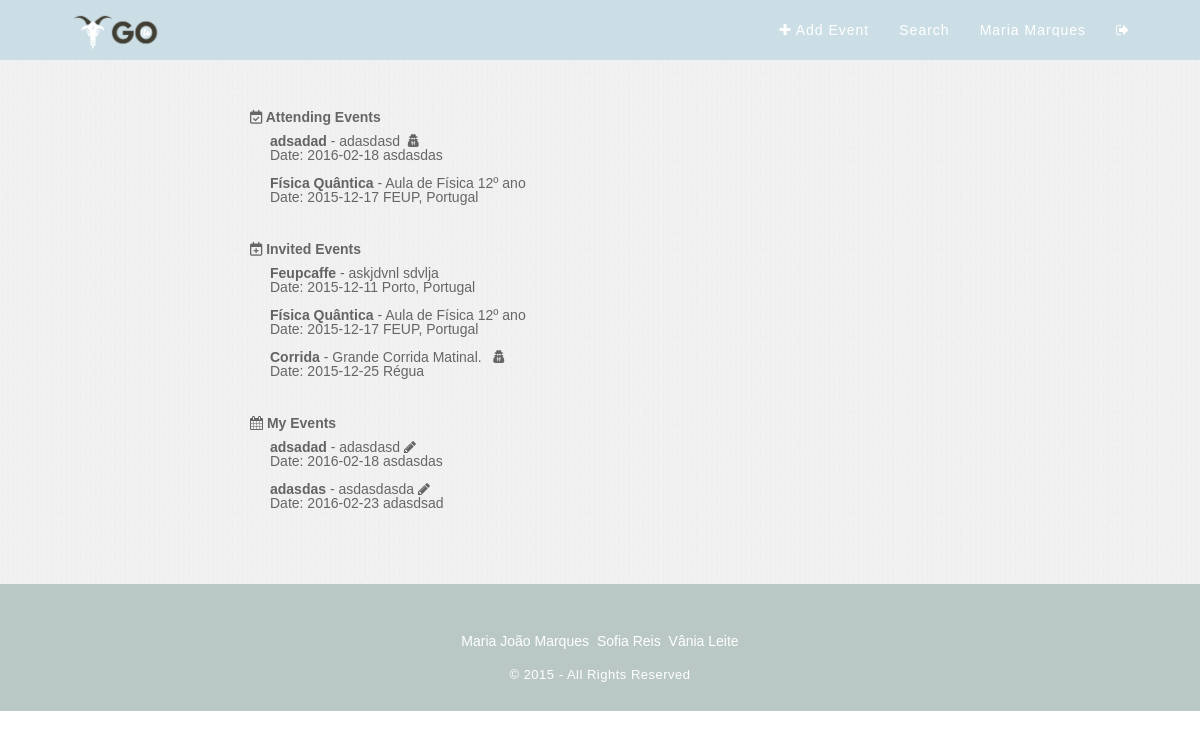
/?pagina=userPage (signed in), run on the app's committed database.
### tables this page shows
CREATE TABLE "Event" (
	`idEvent`	INTEGER PRIMARY KEY AUTOINCREMENT,
	`name`	TEXT NOT NULL,
	`description`	TEXT NOT NULL,
	`idImage`	INTEGER,
	`idType`	INTEGER,
	`date`	TEXT NOT NULL,
	`idUser`	INTEGER NOT NULL,
	`public`	INTEGER DEFAULT 0,
	`local`	TEXT
);

### php/loadEvent.php (called while the page is built, shortened)
<?
try {
  $db = new PDO('sqlite:./db/dboltw.db');
  $db->setAttribute(PDO::ATTR_ERRMODE, PDO::ERRMODE_EXCEPTION);
} catch (PDOException $e) {
    print "Error!: " . $e->getMessage() . "<br/>";
    die();
}
function getEventInfo($id){
  try{
    global $db;
    $stmt=$db->prepare("SELECT * FROM Event WHERE idEvent=:event_id");
    $stmt->bindValue(':event_id',$id,PDO::PARAM_STR);
    $found=$stmt->execute();
    $columns=$stmt->fetch();
    return $columns;
  }catch(PDOException $e){
    if(isset($_SESSION['user_id'])){
      $log=$e->getMessage()." ___Date=".date("Y-m-d")." ___ idUser=".$_SESSION['user_id'].PHP_EOL;
    }else{
      $log=$e->getMessage()." ___Date= ".date("Y-m-d")."\n";
    }
    error_log($log,3,"../error.log");
    return -1;
  }
}
function getEventGo($id){
  try{
    global $db;
    $stmt=$db->prepare("SELECT * FROM EventGo WHERE idUser=:id");
    $stmt->bindValue(':id',$id);
    $query = $stmt->execute();
    $result= $stmt->fetchAll();
    return $result;
  }
  catch(PDOException $e){
    if(isset($_SESSION['user_id'])){
      $log=$e->getMessage()." ___Date=".date("Y-m-d")." ___ idUser=".$_SESSION['user_id'].PHP_EOL;
    }else{
      $log=$e->getMessage()." ___Date= ".date("Y-m-d")."\n";
    }
    error_log($log,3,"../error.log");
    return -1;
  }
}
function getUserEvents($id){
  try{
    global $db;
    $stmt=$db->prepare("SELECT * FROM Event WHERE idUser=:id");
    $stmt->bindValue(':id',$id);
    $query = $stmt->execute();
    $result= $stmt->fetchAll();
    return $result;
  }
  catch(PDOException $e){
    if(isset($_SESSION['user_id'])){
      $log=$e->getMessage()." ___Date=".date("Y-m-d")." ___ idUser=".$_SESSION['user_id'].PHP_EOL;
    }else{
      $log=$e->getMessage()." ___Date= ".date("Y-m-d")."\n";
    }
    error_log($log,3,"../error.log");
    return -1;
  }
}
function getInvitedEvent($id){
  try{
    global $db;
    $stmt=$db->prepare("SELECT * FROM EventInvite WHERE idUser = :id;");
    $stmt->bindValue(':id',$id);
    $query = $stmt->execute();
    $result= $stmt->fetchAll();
    return $result;
  }
  catch(PDOException $e){
    if(isset($_SESSION['user_id'])){
      $log=$e->getMessage()." ___Date=".date("Y-m-d")." ___ idUser=".$_SESSION['user_id'].PHP_EOL;
    }else{
      $log=$e->getMessage()." ___Date= ".date("Y-m-d")."\n";
    }
    error_log($log,3,"../error.log");
    return -1;
  }
}
$eventsGo = getEventGo($_SESSION['user_id']);
$userEvents = getUserEvents($_SESSION['user_id']);
$invitedEvents = getInvitedEvent($_SESSION['user_id']);
?>

### template/userPage.php (the view)
<? include_once 'php/loadEvent.php'; ?>
<section class="billboard-body-userpage">
	<h1 id="userpageTitle"><span><i class="fa fa-calendar-check-o"></i> Attending Events </span></h1>
	<div id="userEvents">
		<?php
		if(!empty($eventsGo)){
			for($i=0; $i < count($eventsGo); ++$i)
			{
				$event = getEventInfo($eventsGo[$i]['idEvent']);
				if($event['public'] == 0) {
				echo '<a href="./?pagina=showEvent&id='.$event['idEvent'].'""><span><b>'.$event['name'].'</b></span></a> - '.$event['description'].'&nbsp;&nbsp;<i id="secretfa"class="fa fa-user-secret"></i><br><span>Date:&nbsp;'.$event['date'].'</span>&nbsp;'.$event['local'].'<br><br>';
				}else{
						echo '<a href="./?pagina=showEvent&id='.$event['idEvent'].'""><span><b>'.$event['name'].'</b></span></a> - '.$event['description'].'<br><span>Date:&nbsp;'.$event['date'].'</span>&nbsp;'.$event['local'].'<br><br>';
				}
			}
		}
		else{
			echo 'No events to attend.';
		}
		?>
	</div>
	<br>
	<h1 id="userpageTitle"><span><i class="fa fa-calendar-plus-o"></i></i> Invited Events </span></h1>
	<div id="userEvents">
		<?php
		if(!empty($invitedEvents)){
			for($i=0; $i < count($invitedEvents); ++$i)
			{
				$event = getEventInfo($invitedEvents[$i]['idEvent']);
				if($event['public'] == 0) {
						echo '<a href="./?pagina=showEvent&id='.$event['idEvent'].'""><span><b>'.$event['name'].'</b></span></a> - '.$event['description'].'
				&nbsp;&nbsp;<i id="secretfa"class="fa fa-user-secret"></i><br><span>Date:&nbsp;'.$event['date'].'</span>&nbsp;'.$event['local'].'<br><br>';
				}else{
				echo '<a href="./?pagina=showEvent&id='.$event['idEvent'].'""><span><b>'.$event['name'].'</b></span></a> - '.$event['description'].'
				<br><span>Date:&nbsp;'.$event['date'].'</span>&nbsp;'.$event['local'].'<br><br>';
				}
			}
		}
		else{
			echo 'You don\'t have invites for other events.';
		}
		?>
	</div>
	<br>
	<h1 id="userpageTitle"><span><i class="fa fa-calendar"></i></i> My Events </span></h1>
	<div id="userEvents">
		<?php
		if(!empty($userEvents)){
			for($i=0; $i < count($userEvents); ++$i)
			{
				$event = getEventInfo($userEvents[$i]['idEvent']);
				echo '<a href="./?pagina=showEvent&id='.$event['idEvent'].'""><span><b>'.$event['name'].'</b></span></a> - '.$event['description'].'
				<a href="./?pagina=editEvent&id='.$event['idEvent'].'"><i class="fa fa-pencil"></i></a><br><span>Date:&nbsp;'.$event['date'].'</span>&nbsp;'.$event['local'].'<br><br>';
			}
		}
		else{
			echo '<a href="./?pagina=createEvent">You don\'t have any event yet. Please, create one now.</a>';
		}
		?>
	</div>
</section>

### css/main.css (style rules this page uses)
.billboard-body-userpage { width: auto; height: auto; padding-left: 250px; padding-right: 250px; padding-bottom: 50px; padding-top: 50px; background: url('../img/pattern.jpg') center fixed; background-size: cover; -webkit-background-size: cover; -moz-background-size: cover; -o-background-size: cover; }
body { font-family: 'Source Sans Pro', sans-serif; font-size: 14px; color: #666; }
#userpageTitle { size: 20%; }
#userEvents { padding-left: 20px; padding-bottom: 10px; padding-top: 10px; }
#userEvents a { color: #646363; text-decoration: none; }

### data on the page
event: name "adsadad", description "adasdasd", date "2016-02-18", local "asdasdas"
event: name "Física Quântica", description "Aula de Física 12º ano", date "2015-12-17", local "FEUP, Portugal"
event: name "Feupcaffe", description "askjdvnl sdvlja", date "2015-12-11", local "Porto, Portugal"
event: name "Corrida", description "Grande Corrida Matinal.", date "2015-12-25", local "Régua"
event: name "adasdas", description "asdasdasda", date "2016-02-23", local "adasdsad"

### other printed values
$_SESSION['firstname'] "Maria"
$_SESSION['lastname'] "Marques"
